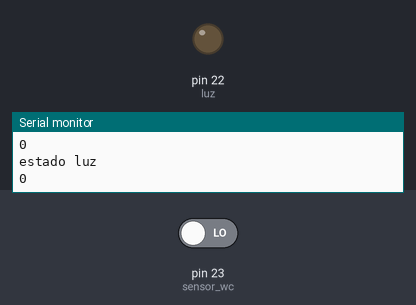
Recording of a sketch running on a simulated Arduino Mega 2560, built with avr-gcc and run on an emulated ATmega2560. On the bench: output pins drawn as LEDs (lit = HIGH), the last lines printed to the serial monitor. Inputs (shaded band) come from the test bench; at power-on: pin 23 (sensor_wc) LOW.

Above: at 1.2 s.
1.3 s: pin 23 (sensor_wc) driven HIGH
At 2.4 s:
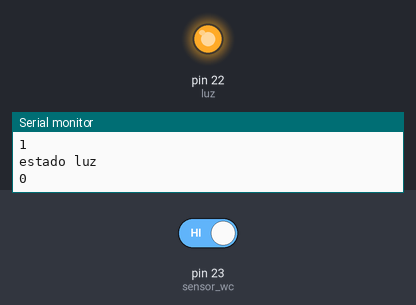
Timing chart, 0 to 4.3 s (numbered marks = the images above; inputs shaded):
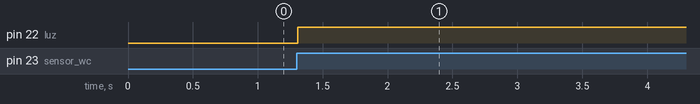

Measured:
- after the input at 1.3 s, pin 22 (luz): LOW → HIGH at once

The sketch:

wc.ino
```cpp
/*
##################################################
#
#	Arquivo: WC.cc
#	Micro-processador: Arduino Mega
#	Objetivo: Acionar lampada com PIR
#	Autor: Cleber Júnior (DwCleb)
#
#################################################
*/
 int  periodo = 0;  // declara a variavel periodo como inteira
 int  luz =  22 ; // declara o pino X como luz
 int estado_luz;     // declara a cariavel estado_luz como inteira
 int sensor_wc = 23 ; // declara o pino Y como sensor_wc
 int estado_sensor_wc;   //declara a variavel estado_sensor_wc como inteira
 int periodo_wc;
 int on = 0;
//PROGRAMA PRINCIPAL:
  void setup ()
{
     pinMode(luz, OUTPUT); // define a varivael luz como pino de saída
     pinMode(sensor_wc, INPUT); // define a variavel sensor_wc como entrada
     Serial.begin(9600);  // inicia o serial
}
//LOOP PRINCIPAL:
 void loop ()//inicia o loop
{
   wc();//chama a funçao WC
   delay(100); //espera 100 milesegundos
}
void wc(){ //funçao WC
    if( on == 1){ //se a variavel luz for diferente de desligada
       periodo_wc = periodo_wc + 1; //periodo do wc  incrementado
       if( periodo_wc > 100){ // se o periodo for mais que 100
          digitalWrite(luz, LOW); //desliga a luz
          on = 0;
          periodo_wc = 0; //periodo do wc vai receber
       }
    }
     estado_sensor_wc = digitalRead(sensor_wc); //uma variavel vai guardar a leitura do sensor do WC
     if( estado_sensor_wc == HIGH ){ // se o sensor for ligado
        digitalWrite(luz, HIGH);//luz acende
        on = 1;
	periodo_wc = 0;// periodo do wc recebe 0
     }
     Serial.println( "Periodo wc");//imprime no monitor da IDE "banheiro"
     Serial.println(periodo_wc); //imprime no monitor da IDE o valor da variavel
     Serial.println( "estado sensor");//imprime no monitor da IDE "banheiro"
     Serial.println(estado_sensor_wc); //imprime no monitor da IDE o valor da variavel
     Serial.println( "estado luz");//imprime no monitor da IDE "banheiro"
     Serial.println(estado_luz); //imprime no monitor da IDE o valor da variavel
}
```
